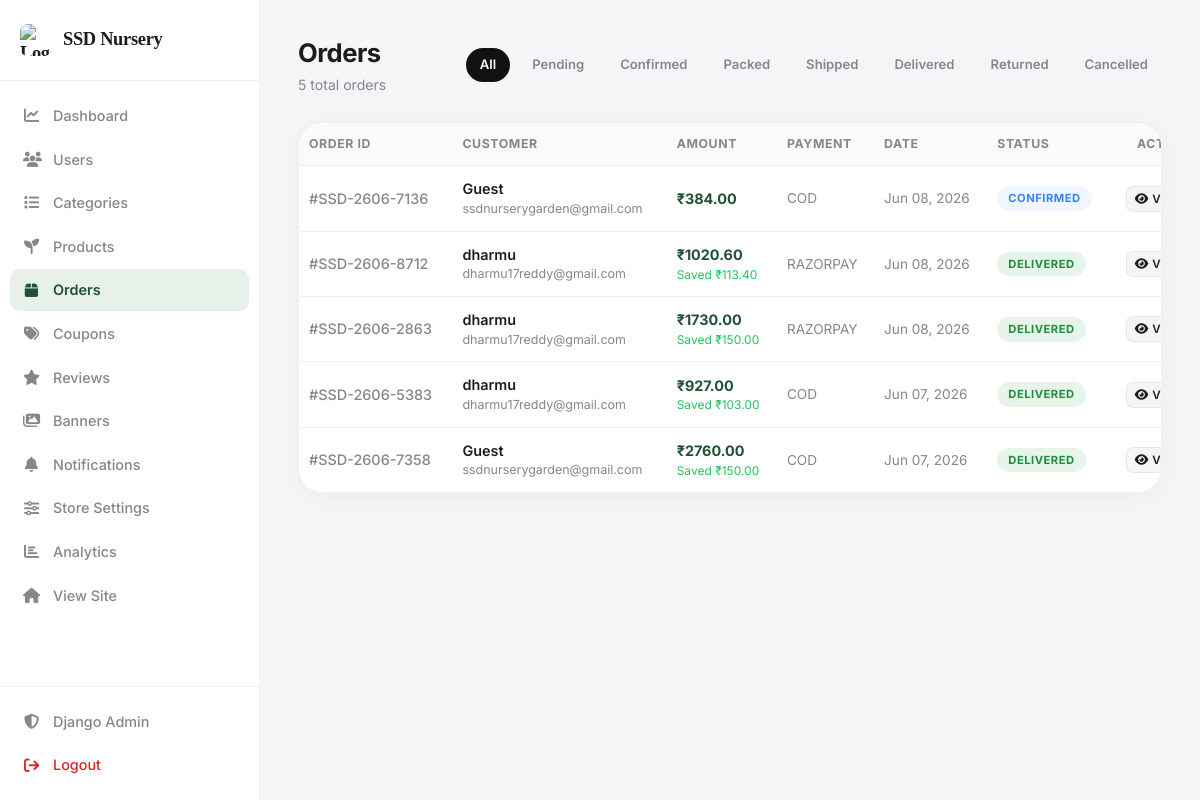
/dashboard/orders/ (signed in), run on an earlier commit of the app's database.
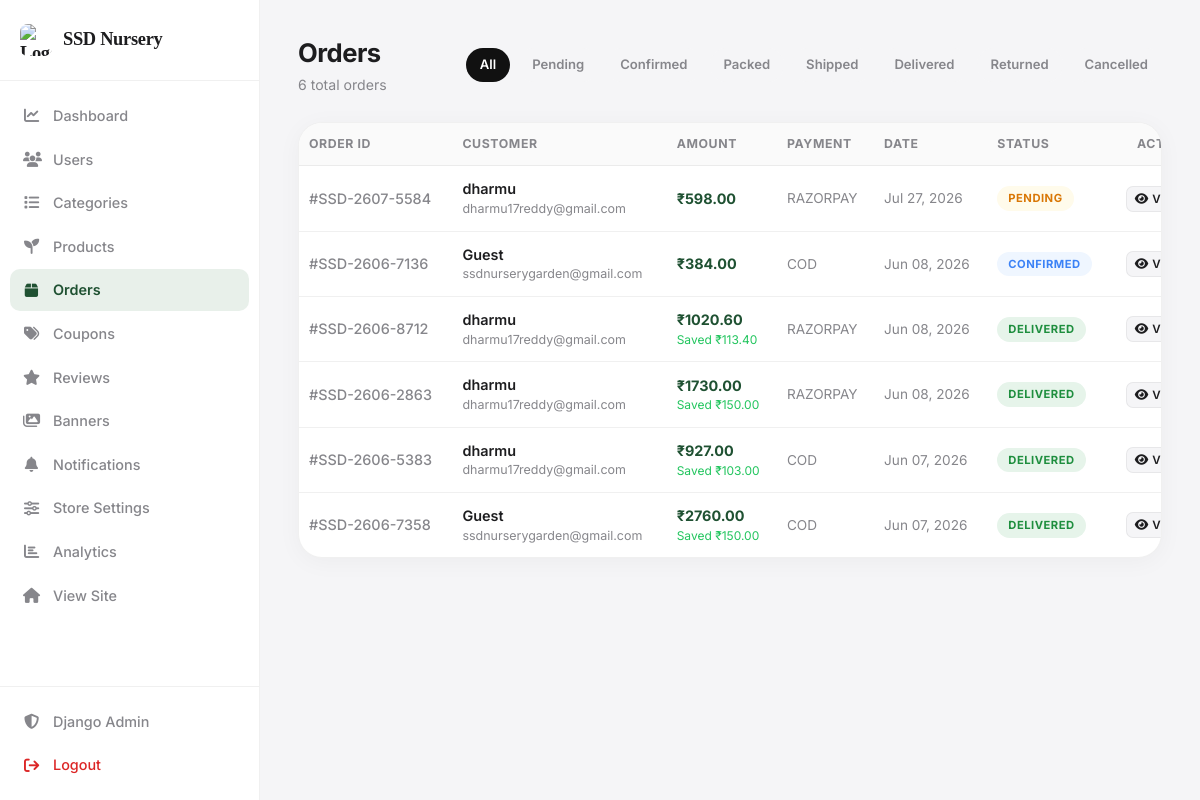
And on a later commit of the database.
### web/models.py (models this page shows, shortened)
class Order(models.Model):
    STATUS_CHOICES = [
        ("Pending",   "Pending"),
        ("Confirmed", "Confirmed"),
        ("Packed",    "Packed"),
        ("Shipped",   "Shipped"),
        ("Delivered", "Delivered"),
        ("Returned", "Returned"),
        ("Cancelled", "Cancelled"),
    ]
    PAYMENT_CHOICES = [
        ("cod",       "Cash On Delivery"),
        ("razorpay",  "Razorpay"),
        ("online",    "Online Payment"),
    ]
    user              = models.ForeignKey(
        User, on_delete=models.CASCADE, related_name="orders"
    )
    order_number = models.CharField(
        max_length=20,
        unique=True,
        blank=True,
        null=True
    )
    total_amount      = models.DecimalField(max_digits=12, decimal_places=2, default=0)
    discount_amount   = models.DecimalField(max_digits=10, decimal_places=2, default=0)
    status            = models.CharField(
        max_length=20, choices=STATUS_CHOICES, default="Pending"
    )
    payment_method    = models.CharField(
        max_length=50, choices=PAYMENT_CHOICES, default="cod", blank=True
    )
    payment_id        = models.CharField(max_length=200, blank=True)
    razorpay_order_id = models.CharField(max_length=200, blank=True)
    address           = models.TextField(blank=True)
    coupon            = models.ForeignKey(
        Coupon, on_delete=models.SET_NULL, null=True, blank=True
    )
    notes             = models.TextField(blank=True)
    tracking_id       = models.CharField(max_length=100, blank=True)
    delivery_partner  = models.CharField(
        max_length=30, choices=DELIVERY_PARTNERS, blank=True, default=""
    )
    shipped_at        = models.DateTimeField(null=True, blank=True)
    delivered_at      = models.DateTimeField(null=True, blank=True)
    created_at        = models.DateTimeField(auto_now_add=True)
    updated_at        = models.DateTimeField(auto_now=True)
    class Meta:
        ordering = ["-created_at"]
    @property
    def tracking_url(self):
        base = DELIVERY_PARTNER_URLS.get(self.delivery_partner, "")
        return (base + self.tracking_id) if base and self.tracking_id else ""
    @property
    def delivery_partner_display(self):
        return dict(DELIVERY_PARTNERS).get(self.delivery_partner, "")

### web/views.py (the view)
    def wrapper(request, *args, **kwargs):
        if not request.user.is_authenticated or not request.user.is_superuser:
            return redirect("/")
        return func(request, *args, **kwargs)

### web/context_processors.py (called while the page is built)
def user_profile(request):
    notifications = Notification.objects.filter(is_active=True).order_by("-id")[:5]
    return {"notifications": notifications}

def cart_count(request):
    count = 0
    if request.user.is_authenticated:
        count = sum(
            i.quantity
            for i in CartItem.objects.filter(user=request.user)
        )
    return {
        "cart_count": count
    }

### web/models.py (called while the page is built)
    @property
    def subtotal(self):
        return self.price * self.quantity

### web/views.py (called while the page is built)
def _admin_required(func):
    def wrapper(request, *args, **kwargs):
        if not request.user.is_authenticated or not request.user.is_superuser:
            return redirect("/")
        return func(request, *args, **kwargs)
    wrapper.__name__ = func.__name__
    return wrapper

### web/templates/web/admin/orders.html (shortened to what the changed rows need)
{% load static %}
<!DOCTYPE html>
<html lang="en">
<head>
<link rel="stylesheet" href="https://cdnjs.cloudflare.com/ajax/libs/font-awesome/6.5.2/css/all.min.css">
<link rel="stylesheet" href="{% static 'css/admin.css' %}">
</head>
<body>
<div class="admin-layout">
    <main class="main-content">
        <header class="top-header">
            <div class="header-left">
                <div>
                    <h1 class="page-title">Orders</h1>
                    <p class="page-subtitle">{{ orders|length }} total orders</p>
                </div>
            </div>
            <div style="display:flex;gap:8px;flex-wrap:wrap;">
                <a href="?" style="padding:7px 14px;border-radius:20px;font-size:.82rem;font-weight:600;text-decoration:none;background:{% if not selected_status %}#111{% else %}var(--bg-body){% endif %};color:{% if not selected_status %}white{% else %}var(--text-secondary){% endif %};">All</a>
                {% for s in statuses %}
                <a href="?status={{ s|urlencode }}"
                style="padding:7px 14px;border-radius:20px;font-size:.82rem;font-weight:600;text-decoration:none;background:{% if selected_status == s %}#111{% else %}var(--bg-body){% endif %};color:{% if selected_status == s %}white{% else %}var(--text-secondary){% endif %};">
                {{ s }}
                </a>
                {% endfor %}
            </div>
        </header>
        <div class="data-card">
            <div class="table-responsive">
                <table>
                    <thead>
                        <tr>
                            <th>Order ID</th>
                            <th>Customer</th>
                            <th>Amount</th>
                            <th>Payment</th>
                            <th>Date</th>
                            <th>Status</th>
                            <th style="text-align:right">Action</th>
                        </tr>
                    </thead>
                    <tbody>
                        {% for o in orders %}
                        <tr>
                            <td style="color:var(--text-secondary);font-weight:500;">#{{ o.order_number }}</td>
                            <td>
                                <div style="font-weight:600;">{{ o.user.first_name|default:"Guest" }}</div>
                                <div style="font-size:.78rem;color:var(--text-secondary);">{{ o.user.email }}</div>
                            </td>
                            <td>
                                <div style="font-weight:700;color:var(--accent);">₹{{ o.total_amount }}</div>
                                {% if o.discount_amount > 0 %}
                                <div style="font-size:.75rem;color:#22C55E;">Saved ₹{{ o.discount_amount }}</div>
                                {% endif %}
                            </td>
                            <td style="color:var(--text-secondary);font-size:.85rem;">{{ o.payment_method|upper|default:"—" }}</td>
                            <td style="color:var(--text-secondary);font-size:.85rem;">{{ o.created_at|date:"M d, Y" }}</td>
                            <td>
                                {% if o.status == 'Pending' %}<span class="badge badge-pending">{{ o.status }}</span>
                                {% elif o.status == 'Delivered' %}<span class="badge badge-delivered">{{ o.status }}</span>
                                {% elif o.status == 'Returned' %}<span class="badge badge-returned">{{ o.status }}</span>
                                {% elif o.status == 'Cancelled' %}<span class="badge badge-cancelled">{{ o.status }}</span>
                                {% elif o.status == 'Shipped' %}<span class="badge" style="background:#F0FDF4;color:#15803D;">{{ o.status }}</span>
                                {% else %}<span class="badge badge-confirmed">{{ o.status }}</span>{% endif %}
                            </td>
                            <td style="text-align:right;">
                                <button class="btn-view-detail" onclick="openOrderModal('{{ o.order_number }}')">
                                    <i class="fa-solid fa-eye"></i> View
                                </button>
                            </td>
                        </tr>
                        {% empty %}
                        <tr class="empty-row">
                            <td colspan="7"><i class="fa-solid fa-box-open"></i><br>No orders yet</td>
                        </tr>
                        {% endfor %}
                    </tbody>
                </table>
            </div>
        </div>
    </main>
</div>
</body>
</html>

What changed in the data, as far as the page shows it:
added Order: order_number "SSD-2607-5584", user.first_name "dharmu", user.email "dharmu17reddy@gmail.com", total_amount "598.00", payment_method "RAZORPAY", created_at "Jul 27, 2026", status "PENDING"
Also different on the page:
{{ orders|length }}: "5" → "6"
